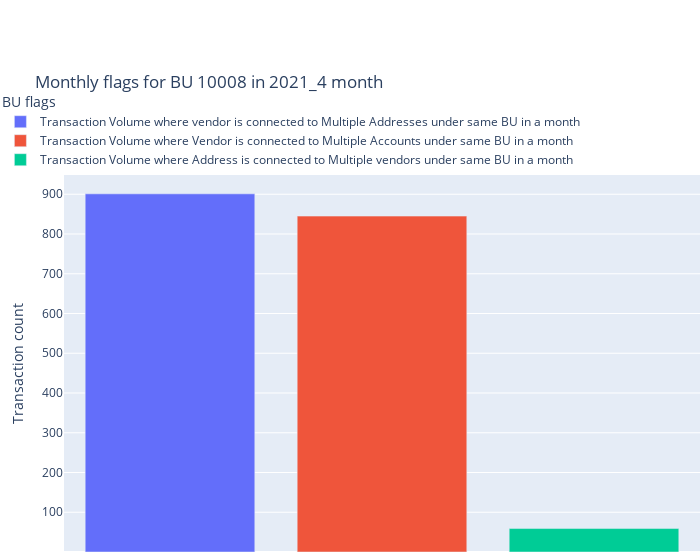

Source (notebook cell):
### Code cell
def monthly_flags_chart(BU, month):    
    flags_df_sub = flags_df.loc[(fraud_df.GraphSIF_BUs==BU)&(fraud_df.Month==month),Flag_cols]

    flags_count = flags_df_sub[Flag_cols].sum()

    flags_count_df = flags_count.to_frame().reset_index()
    flags_count_df.columns = ['flag_label', 'count']

    flags_count_df['label_name'] = flags_count_df.flag_label.replace(flag_lab2name)


    fig = px.bar(flags_count_df, y='count', x='label_name',
                 labels={'label_name': 'BU flags',
                         'count': 'Transaction count'},
                 color='label_name',
                 color_discrete_map=color_dict)

    fig.update_layout(transition_duration=500,
                      legend = dict(yanchor='bottom',
                                    y=1.0,
                                    x=-0.1),
                      title=f"Monthly flags for BU {BU} in {month} month",
                      autosize=True,
                      xaxis=dict(visible=False, showgrid=False,
                                 zeroline=False, showticklabels=False),
                      margin=dict(t=175, l=0, r=0, b=0),
                      width=700)
    return fig
monthly_flags_chart(BU, month)

### Figure 1 — Plotly figure (JSON) as saved in the notebook; plotly's stock layout.template omitted (floating-point values rounded to 4 significant figures)
{"data": [{"alignmentgroup": "True", "hovertemplate": "BU flags=%{x}<br>Transaction count=%{y}<extra></extra>", "legendgroup": "Transaction Volume where vendor is connected to Multiple Addresses under same BU in a month", "marker": {"color": "#636EFA"}, "name": "Transaction Volume where vendor is connected to Multiple Addresses under same BU in a month", "offsetgroup": "Transaction Volume where vendor is connected to Multiple Addresses under same BU in a month", "orientation": "v", "showlegend": true, "textposition": "auto", "type": "bar", "x": ["Transaction Volume where vendor is connected to Multiple Addresses under same BU in a month"], "xaxis": "x", "y": [901], "yaxis": "y"}, {"alignmentgroup": "True", "hovertemplate": "BU flags=%{x}<br>Transaction count=%{y}<extra></extra>", "legendgroup": "Transaction Volume where Vendor is connected to Multiple Accounts under same BU in a month", "marker": {"color": "#EF553B"}, "name": "Transaction Volume where Vendor is connected to Multiple Accounts under same BU in a month", "offsetgroup": "Transaction Volume where Vendor is connected to Multiple Accounts under same BU in a month", "orientation": "v", "showlegend": true, "textposition": "auto", "type": "bar", "x": ["Transaction Volume where Vendor is connected to Multiple Accounts under same BU in a month"], "xaxis": "x", "y": [845], "yaxis": "y"}, {"alignmentgroup": "True", "hovertemplate": "BU flags=%{x}<br>Transaction count=%{y}<extra></extra>", "legendgroup": "Transaction Volume where Address is connected to Multiple vendors under same BU in a month", "marker": {"color": "#00CC96"}, "name": "Transaction Volume where Address is connected to Multiple vendors under same BU in a month", "offsetgroup": "Transaction Volume where Address is connected to Multiple vendors under same BU in a month", "orientation": "v", "showlegend": true, "textposition": "auto", "type": "bar", "x": ["Transaction Volume where Address is connected to Multiple vendors under same BU in a month"], "xaxis": "x", "y": [59], "yaxis": "y"}], "layout": {"autosize": true, "barmode": "relative", "legend": {"title": {"text": "BU flags"}, "tracegroupgap": 0, "x": -0.1, "y": 1, "yanchor": "bottom"}, "margin": {"b": 0, "l": 0, "r": 0, "t": 175}, "title": {"text": "Monthly flags for BU 10008 in 2021_4 month"}, "transition": {"duration": 500}, "width": 700, "xaxis": {"anchor": "y", "categoryarray": ["Transaction Volume where vendor is connected to Multiple Addresses under same BU in a month", "Transaction Volume where Vendor is connected to Multiple Accounts under same BU in a month", "Transaction Volume where Address is connected to Multiple vendors under same BU in a month"], "categoryorder": "array", "domain": [0, 1], "showgrid": false, "showticklabels": false, "title": {"text": "BU flags"}, "visible": false, "zeroline": false}, "yaxis": {"anchor": "x", "domain": [0, 1], "title": {"text": "Transaction count"}}}}
